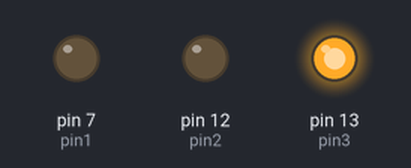
The sketch below on a simulated Arduino Uno, built with avr-gcc and run on an emulated ATmega328P. Parts: output pins drawn as LEDs (lit = HIGH).

Above: at 1.5 s.
At 4.0 s:
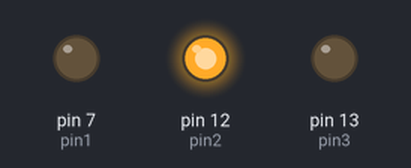
At 7.5 s:
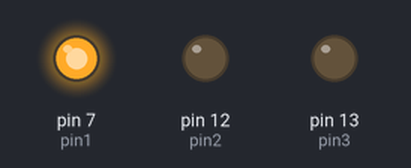
Timing chart, 0 to 13.0 s (numbered marks = the images above):
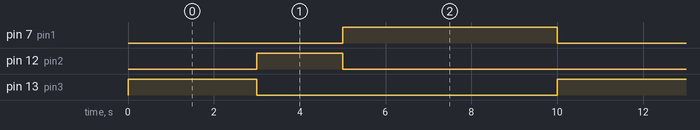

Measured:
- by itself, pin 7 (pin1): alternates HIGH for 5.0 s and LOW for 5.0 s
- by itself, pin 12 (pin2): alternates HIGH for 2.0 s and LOW for 8.0 s
- by itself, pin 13 (pin3): alternates HIGH for 3.0 s and LOW for 7.0 s

The sketch:

traffic.ino
```cpp
int pin1 = 7;
int pin2 = 12;
int pin3 = 13;

void setup() {
  // put your setup code here, to run once:
  pinMode(pin1, OUTPUT);
  pinMode(pin2, OUTPUT);
  pinMode(pin3, OUTPUT);
}

void loop() {
  // put your main code here, to run repeatedly:
  digitalWrite(pin3, HIGH);
  digitalWrite(pin2, LOW);
  digitalWrite(pin1, LOW);
  delay(3000);
  digitalWrite(pin3, LOW);
  digitalWrite(pin2, HIGH);
  delay(2000);
  digitalWrite(pin2, LOW);
  digitalWrite(pin1, HIGH);
  delay(5000);
  digitalWrite(pin1, LOW);
}
```
